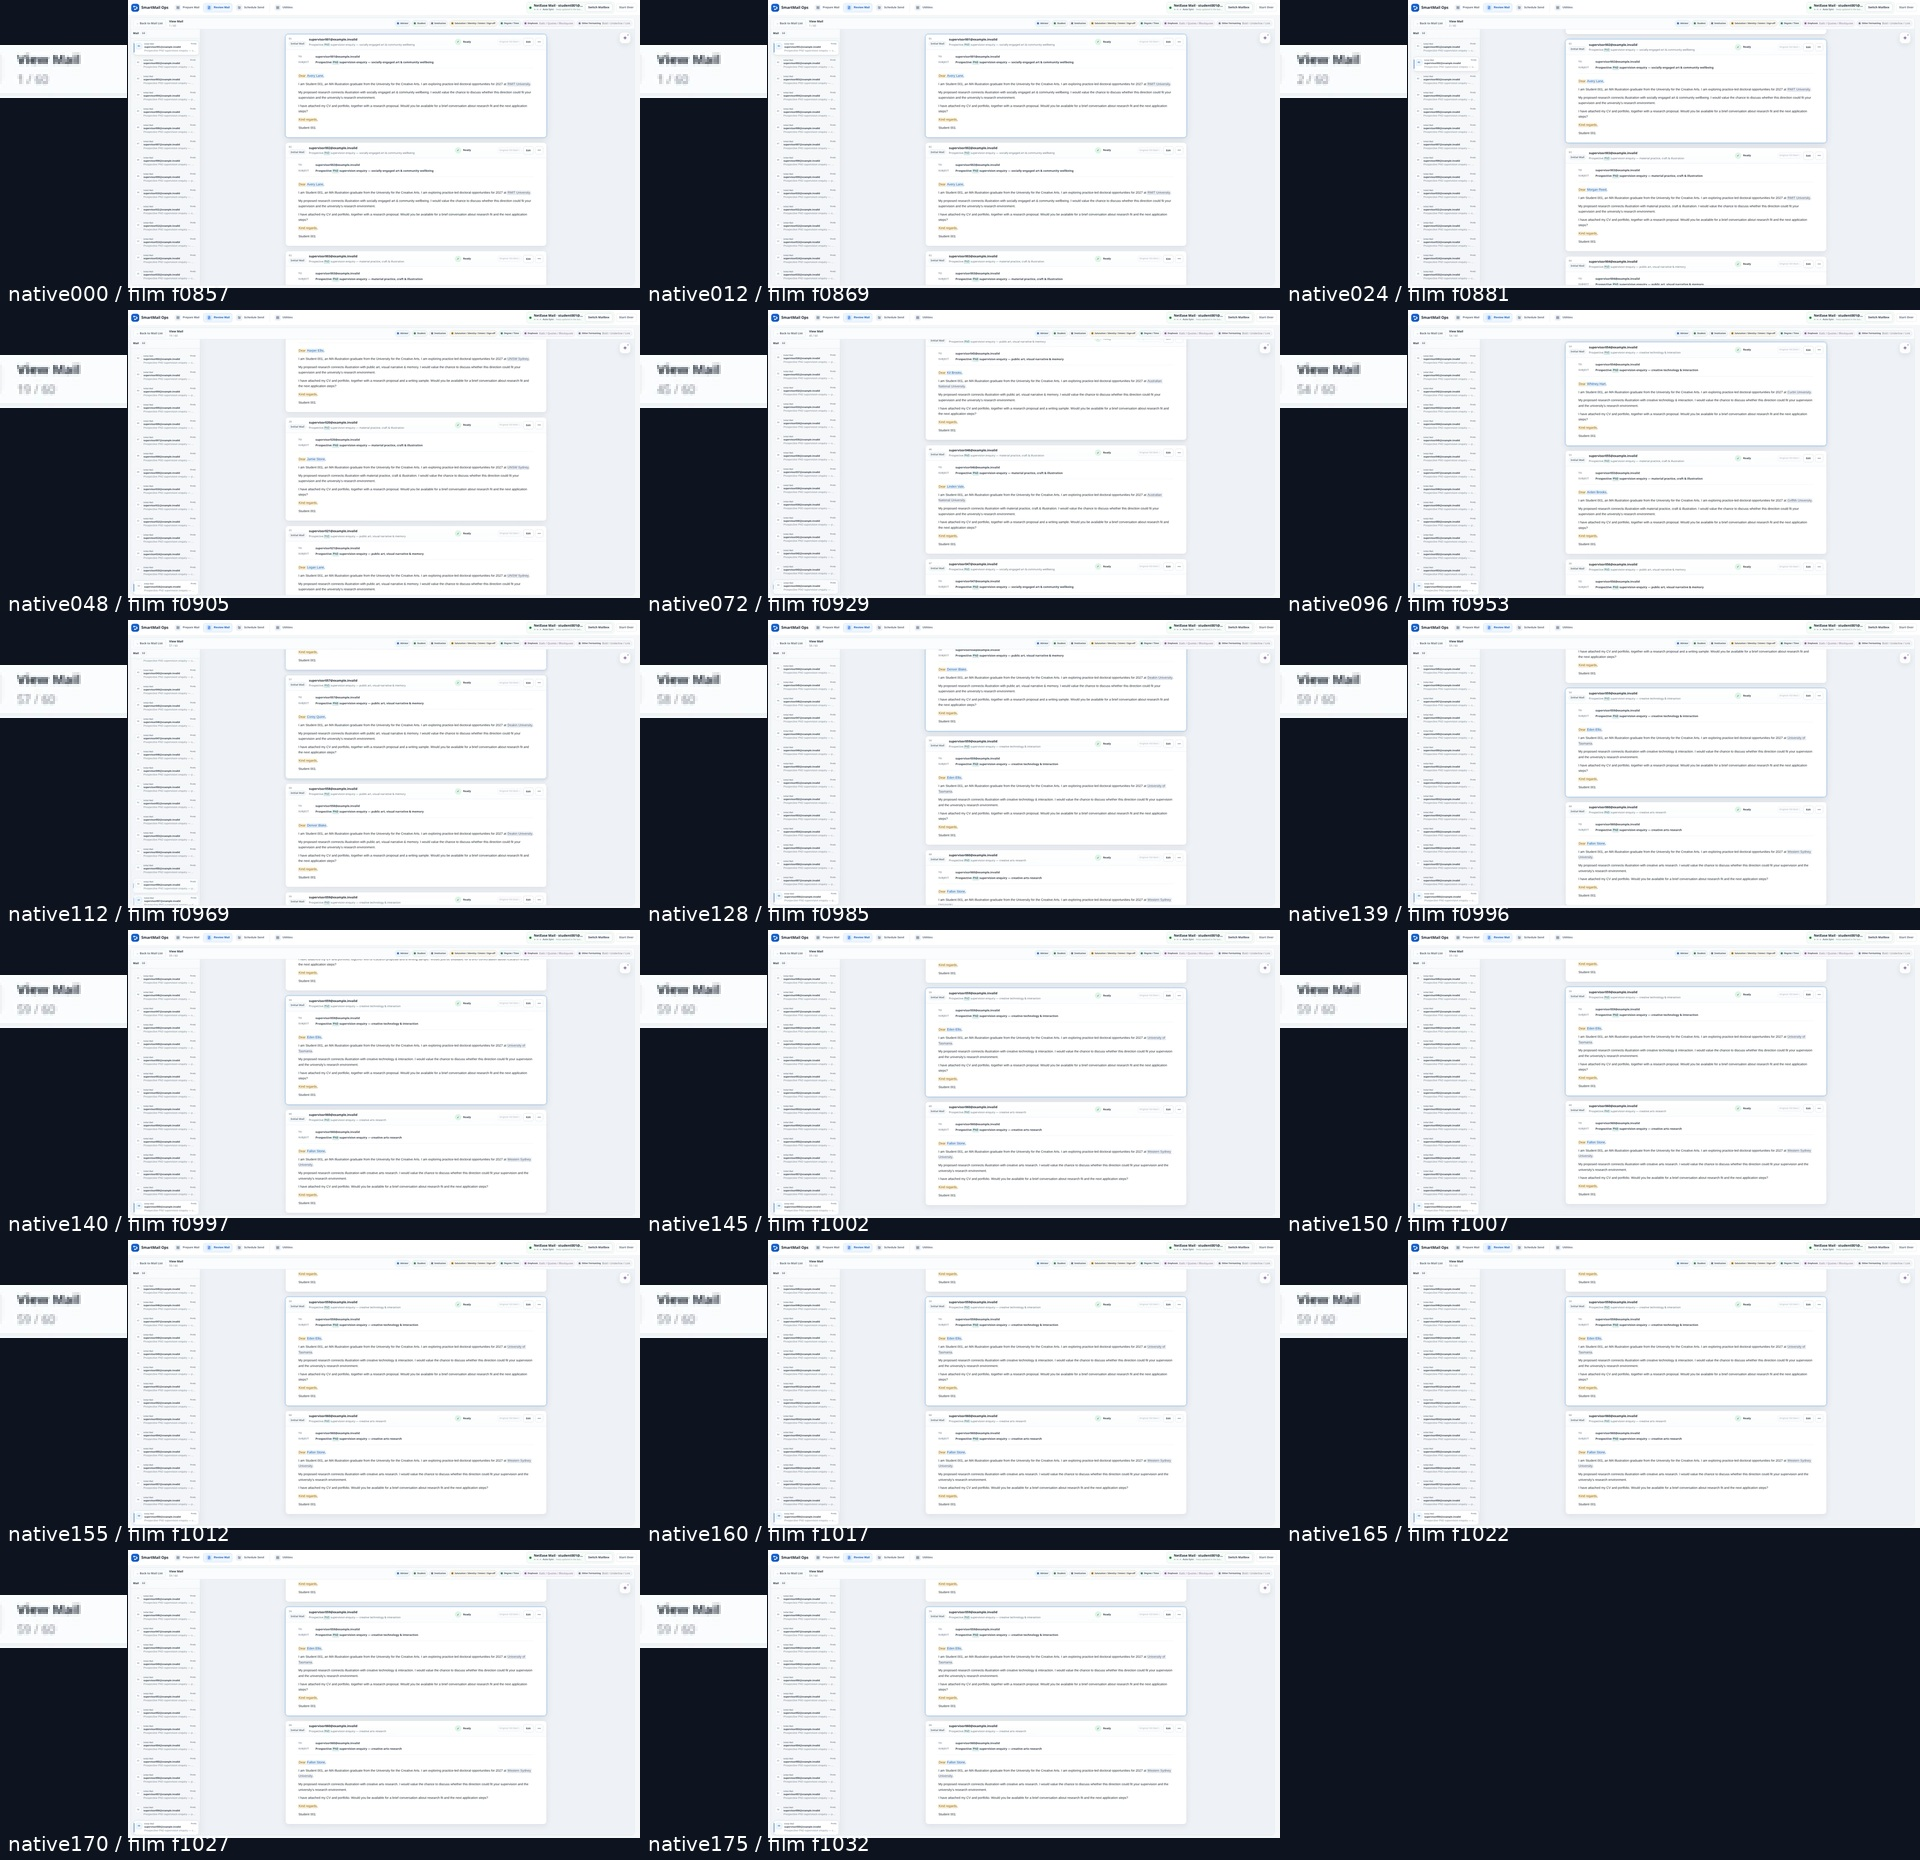

Here is the Python script that generated this plot:
from pathlib import Path
import subprocess,json,hashlib
import numpy as np
from PIL import Image,ImageDraw,ImageFont
R=Path.cwd();Q=R/'out/qa/independent/v51/post-scroll';Q.mkdir(exist_ok=True);D=Q/'review-motion-cache';D.mkdir(exist_ok=True)
p=subprocess.Popen(['ffmpeg','-v','error','-i','public/native/overview-scroll.mp4','-vf','scale=960:540','-f','rawvideo','-pix_fmt','rgb24','-'],stdout=subprocess.PIPE)
keep=[0,12,24,48,72,96,112,128,139,140,145,150,155,160,165,170,175];frames={};rows=[];last=None;first_of_end=None;end=None
for n in range(176):
 data=p.stdout.read(960*540*3)
 if len(data)!=960*540*3:raise RuntimeError((n,len(data)))
 a=np.frombuffer(data,np.uint8).reshape(540,960,3)
 c=a[60:530,295:785,:].astype(float)
 rows.append({'source_frame':n,'film_frame':857+n,'body_mean_abs_frame_difference':float(np.mean(abs(c-last))) if last is not None else 0})
 if n in keep:frames[n]=Image.fromarray(a).copy();frames[n].save(D/f'native-{n:03d}.jpg',quality=95)
 last=c
p.stdout.close();assert p.wait()==0
canvas=Image.new('RGB',(1920,math.ceil(len(keep)/3)*310),'#0d141f') if False else Image.new('RGB',(1920,6*310),'#0d141f');draw=ImageDraw.Draw(canvas);font=ImageFont.truetype('/usr/share/fonts/truetype/dejavu/DejaVuSans.ttf',20)
for i,n in enumerate(keep):
 x=i%3*640;y=i//3*310;im=frames[n].resize((640,360),Image.Resampling.LANCZOS)
 # Main thumbnail360h cropped to keep row-number region and body, then counter inset.
 im=frames[n].resize((512,288),Image.Resampling.LANCZOS);canvas.paste(im,(x+128,y));counter=frames[n].crop((70,34,123,56)).resize((127,53),Image.Resampling.NEAREST);canvas.paste(counter,(x,y+45));draw.text((x+8,y+282),f'native{n:03d} / film f{857+n:04d}',font=font,fill='white')
canvas.save(Q/'review-motion-check.jpg',quality=94)
report={'input':'public/native/overview-scroll.mp4','native_sha256':hashlib.sha256((R/'public/native/overview-scroll.mp4').read_bytes()).hexdigest(),'method':'Independent full176-frame decode to960x540 RGB; per-frame absolute difference of visible body rectangle(295,60)-(785,530); exact current-film frame mapping verified at996 and1032. UI counter in contact sheet is genuine native text.','frames':rows,'last35':rows[141:]}
(Q/'review-motion-check.json').write_text(json.dumps(report,indent=2));print(json.dumps({'last40':rows[136:]},indent=2))
